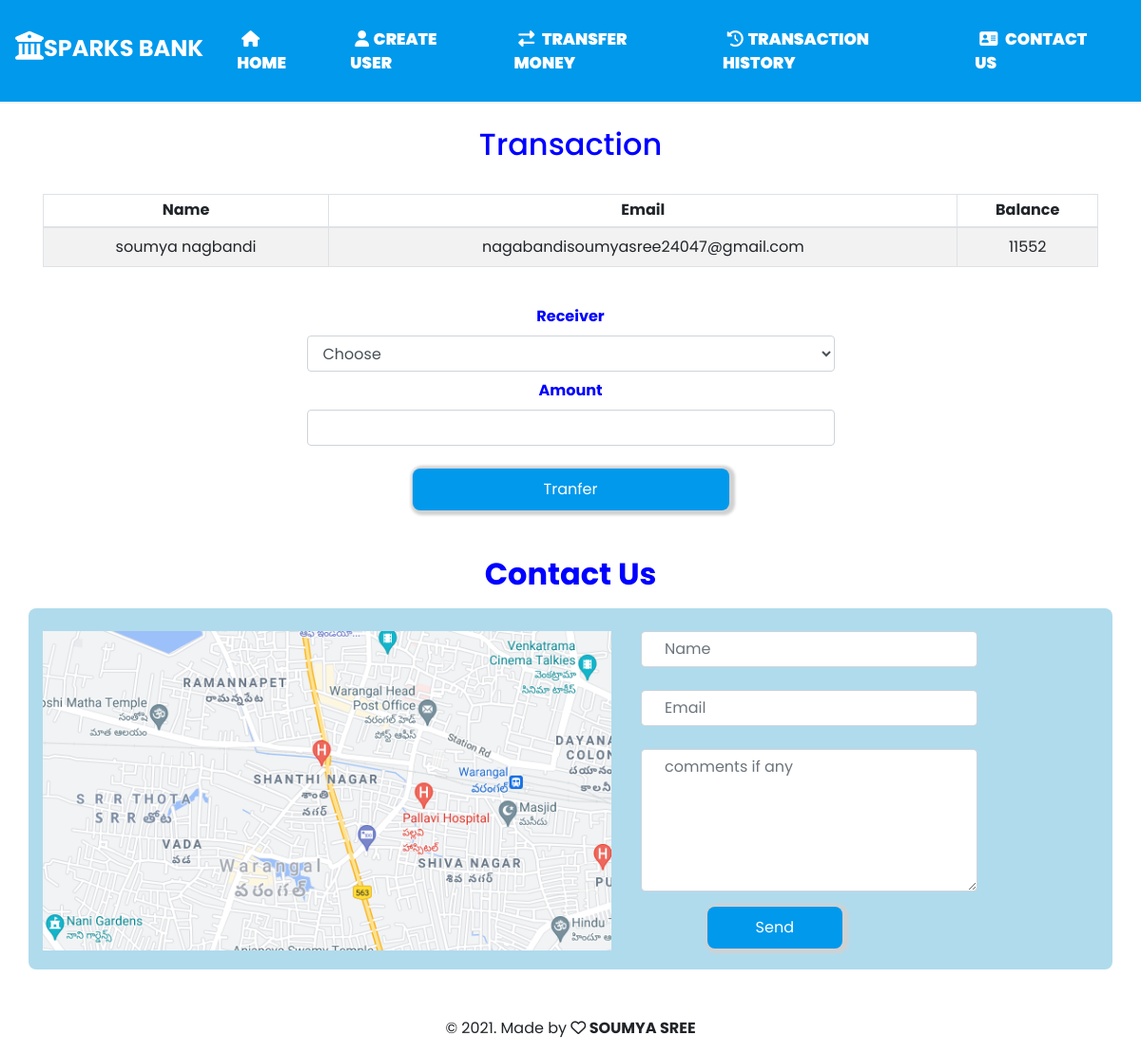
Screenshot of /selectuser.php?id=2 with the database file from the repository.
### tables this page shows
CREATE TABLE `users` (
  `id` int(11) NOT NULL,
  `email` varchar(255) DEFAULT NULL,
  `name` varchar(255) DEFAULT NULL,
  `Balance` int(255) NOT NULL
);

### selectuser.php (the view, shortened to what this page needs)
<?php
include 'config.php';
$sid = $_GET['id'];
$sql = "select * from users where id=$sid";
$result=mysqli_query($conn,$sql);
$row= mysqli_fetch_assoc($result);
?>
    <!DOCTYPE html>
<head>
    <link rel="stylesheet" style="index.css">
    <link rel="stylesheet" href="https://maxcdn.bootstrapcdn.com/bootstrap/4.5.2/css/bootstrap.min.css">
    <link
    rel="stylesheet"
    href="https://cdnjs.cloudflare.com/ajax/libs/animate.css/4.1.1/animate.min.css"
  />
    <link rel="stylesheet" href='css/navbar.css'>
    <link rel="stylesheet" href='css/index.css'>
</head>
<body>
  <nav class="navbar navbar-expand-md navbar-light">
    <a href="#" class="navbar-brand" style="color:white;"><h4 class="animate__animated animate__bounce"
    style="animation-delay:1s"> <b><i class="fas fa-university fa fa-1.5x"></i>Sparks Bank </b></h4> </a>
    <div class="collapse navbar-collapse" id="navbarmenu">
    <ul class="navbar-nav">
       <li class="nav-item"><a class="nav-link" style="color:white;" href="index.php"><i class="fas fa-home"></i> Home </a></li>
       <li class="nav-item"><a class="nav-link" style="color:white;" href="createuser.php"><i class="fas fa-user"></i>Create User </a></li>
       <li class="nav-item"><a class="nav-link" style="color:white;" href="transfer.php"><i class="fas fa-exchange-alt"></i> Transfer Money </a></li>
       <li class="nav-item"><a class="nav-link"  style="color:white;" href="transhistory.php"><i class="fas fa-history"></i>Transaction History </a></li>
       <li class="nav-item"><a class="nav-link" style="color:white;" href="#contacts"><i class="fas fa-address-card"></i> Contact Us </a></li>
    </ul>
</div>
  </nav>
  <div class="container">
      <h2 class="text-center pt-4" style="color:blue;"> Transaction </h2>
<form method="post" name="userselect"><br>
<div class="table-responsive-md">
    <table class="table table-sm table-striped table-condensed table-bordered">
        <thead>
        <tr>
            <th class="text-center" >Name </th>
            <th class="text-center">Email </th>
            <th class="text-center">Balance </th>
       </tr>
       </thead>
       <tbody>
           <td class="py-2 text-center"><?php echo $row['name']?></td>
           <td class="py-2 text-center"><?php echo $row['email']?></td>
           <td class="py-2 text-center"><?php echo $row['Balance']?></td>
       </tbody>
    </table>
    <br>
</div>
    <center>
    <label style="color:blue;"><b>Receiver </b></label>
    <div class="receiver"><select name ="to" class="form-control" style="width:50%;" required>
                 <option value="" disabled selected> Choose </option>
                 ?></select></div>
                 <label class="pt-2" style="color:blue;"><b> Amount </b> </label>
                 <div class="amount">
                     <input type="number" class="form-control" style="width:50%;" name="amount" required></div>
            <br>
             <button  id="btn" name= "submit" style="width:30%;border:none;
    background:none;
    color:white;
    box-shadow:2px 1px 3px 4px rgb(209, 209, 209);
    padding:10px;
    border-radius:8px;
    background:#0099ec;
    outline:none;"> Tranfer </button>
                 </center>
            </form>
</div>
<div class="contacts" id="contacts">
<h2 class="text-center mt-5" style="color:blue;font-weight:bold;"> Contact Us </h2>
<div class="container mt-3">
   <div class="contact img">
     <img src="images/map1.png" class="img-fluid mt-4">
   </div>
   <div class="contact-details">
       <form>
     <input type="text" class="form-control mt-4 pl-4" placeholder="Name" name="name1"  required>
     <input type="email" class="form-control mt-4 pl-4" placeholder="Email" name="email1">
     <textarea class="form-control mt-4 pl-4"  placeholder="comments if any" name='text' style="height:150px;" required></textarea>
     <button class="button mt-3" id="send" style="width:40%;"> Send </button>
       </form>
</div>
</div>
</div>
 <center>
<p style="padding-top:50px;">&copy 2021. Made by <b><i class="far fa-heart"></i> SOUMYA SREE</b>
</center>
</body>
</html>

### css/navbar.css (style rules this page uses)
.navbar { position:relative; text-transform: uppercase; background:#0099ec; border-bottom: 2px solid rgb(246, 247, 248); font-size: 0.9rem; width: 100%; font-size: 17px; font-family: "poppins", sans-sarif; z-index: 10; justify-content:space-between; align-items:center; }
.navbar-brand i { font-size:30px; }
.navbar-nav { margin-left:auto; }
.nav-item { padding:0.7rem; }
.navbar-nav .nav-item .nav-link { text-decoration:none; color:white; transition:all 0.5s ease; font-weight:900; }
.navbar-nav .nav-item i { padding:0.3rem; }

### css/index.css (style rules this page uses)
* { margin: 0; padding:0; box-sizing: border-box; font-family:"poppins", sans-sarif; }
.img img { padding-right:5%; }
.button { margin-left:70px; border:none; background:none; color:white; box-shadow:2px 1px 3px 4px rgb(209, 209, 209); padding:10px; border-radius:8px; background:#0099ec; outline:none; }
#btn { border:none; background:none; color:white; box-shadow:2px 1px 3px 4px rgb(209, 209, 209); padding:10px; border-radius:8px; background:#0099ec; outline:none; }
.contacts .container { display:flex; flex-direction:row; background:rgb(176, 219, 237); padding-bottom:20px; border-radius:8px; }

### rows the page displays
users: name "soumya nagbandi", email "nagabandisoumyasree24047@gmail.com", Balance "11552"
